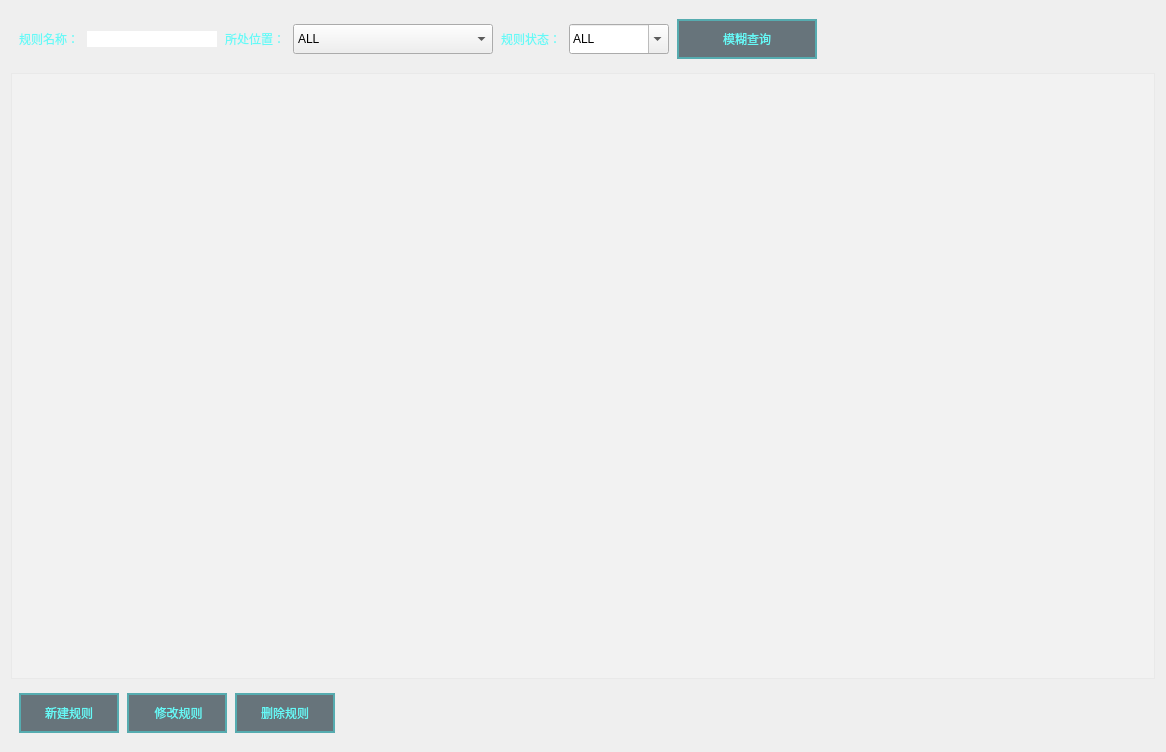
<?xml version="1.0" encoding="UTF-8"?>
<ui version="4.0">
 <class>RuleManage</class>
 <widget class="QWidget" name="RuleManage">
  <property name="geometry">
   <rect>
    <x>0</x>
    <y>0</y>
    <width>1166</width>
    <height>752</height>
   </rect>
  </property>
  <property name="windowTitle">
   <string>Form</string>
  </property>
  <property name="styleSheet">
   <string notr="true">#RuleManage{
border-image: url(:/widget/调距桨背景.png);
}

QGroupBox{
	background-color: rgba(16, 57, 70, 1);
	border: 0px solid rgb(111, 255, 255);
	margin-top:3.3ex;
	color: rgba(102, 249, 247, 1);
	font: 12pt &quot;微软雅黑&quot;;
}

QGroupBox::title{
	subcontrol-origin: margin;
	subcontrol-position: top center;
	background-color: rgba(19, 67, 79, 1);
	padding: 7 1000px;
}

QLineEdit{
	background-color: rgba(255, 255, 255,0.2);
	border-width:0;
	border-style:outset;
	color: rgba(102, 249, 247, 1);
	font: 12pt &quot;微软雅黑&quot;;
}

QLabel{
	color: rgba(102, 249, 247, 1);
	font: 12pt &quot;微软雅黑&quot;;
}

QRadioButton{
	color: rgba(102, 249, 247, 1);
	font: 12pt &quot;微软雅黑&quot;;
}

QRadioButton::indicator{
	border-color: rgba(255, 255, 255,0);
	background:transparent;
}


QRadioButton::indicator:checked{
	border-image:url(:/widget/images/green.png)
}

QRadioButton::indicator:unchecked{
	border-image:url(:/widget/images/unchecked.png)
}

QPushButton{
	border: 2px solid rgba(61, 255, 255,0.4);
	background-color: rgba(12, 34, 45, 0.6);
	font: 12pt &quot;微软雅黑&quot;;
	color: rgba(102, 249, 247, 1);
	text-align：center;
}

QPushButton::disabled{
	border: 0px;
	color: rgba(102, 249, 247, 0.3);
	text-align：center;
}

QPushButton::pressed{
	border: 2px solid rgba(61, 255, 255,0.8);
	background-color: rgba(12, 34, 45, 1);
	font: 12pt &quot;微软雅黑&quot;;
}

QPushButton::hover{
	border: 2.5px solid rgba(61, 255, 255,0.8);
	background-color: rgba(12, 34, 45, 0.6);
	font: 75 12pt &quot;微软雅黑&quot;;
}

QDoubleSpinBox{
	border: 0px solid rgba(61, 255, 255,0.4);
	background-color: rgba(255, 255, 255, 0.2);
	font: 12pt &quot;Times New Roman&quot;;
	color: rgba(102, 249, 247, 1);
	text-align：center;
	padding-left:10px;
}


QTabWidget{
	background-color: rgba(19, 67, 79, 1);
	border-color: rgba(19, 67, 79, 1);
	border:0px;
	margin:0px;
}

QTabWidget::pane{
	border:0px;
	margin:0px;
}

QTabWidget::tab-bar {
	left: 2px;
	border:0px;
	margin:0px;
}

QTabBar::tab:first {
	background-color: rgba(11, 49, 61, 1);
	border-color: rgba(11, 49, 61, 1);
	color: rgba(102, 249, 247, 1);
	min-width: 4em;
	min-height:1em;
}
QTabBar::tab {
	font: 12pt &quot;微软雅黑&quot;;
	background-color: rgba(11, 49, 61, 255);
	border-color: rgba(11, 49, 61, 255);
	color: rgba(102, 249, 247, 1);
	min-width: 4em;
	min-height:1em;
}

QTabBar::tab:first:selected {
	min-width: 4em;
	min-height:1em;
}

QTabBar::tab:selected {
margin-bottom:0.2em;
}

QTabBar::tab:!selected{
	min-width: 4em;
	min-height:1em;
}

</string>
  </property>
  <layout class="QVBoxLayout" name="verticalLayout">
   <item>
    <layout class="QHBoxLayout" name="horizontalLayout_11">
     <property name="spacing">
      <number>8</number>
     </property>
     <property name="leftMargin">
      <number>8</number>
     </property>
     <property name="topMargin">
      <number>8</number>
     </property>
     <property name="rightMargin">
      <number>8</number>
     </property>
     <property name="bottomMargin">
      <number>8</number>
     </property>
     <item>
      <widget class="QLabel" name="label_34">
       <property name="text">
        <string>规则名称：</string>
       </property>
      </widget>
     </item>
     <item>
      <widget class="QLineEdit" name="lineEdit_RuleName">
       <property name="maximumSize">
        <size>
         <width>130</width>
         <height>16777215</height>
        </size>
       </property>
       <property name="styleSheet">
        <string notr="true">QLineEdit{
	background-color: rgba(255, 255, 255,1);
	border-width:0;
	border-style:outset;
	
	color: rgb(0, 0, 0);
	font: 12pt &quot;微软雅黑&quot;;
}</string>
       </property>
      </widget>
     </item>
     <item>
      <widget class="QLabel" name="label">
       <property name="text">
        <string>所处位置：</string>
       </property>
      </widget>
     </item>
     <item>
      <widget class="QComboBox" name="comboBox_SignalPos">
       <property name="minimumSize">
        <size>
         <width>200</width>
         <height>30</height>
        </size>
       </property>
       <property name="currentIndex">
        <number>0</number>
       </property>
       <item>
        <property name="text">
         <string>ALL</string>
        </property>
       </item>
       <item>
        <property name="text">
         <string>液压系统</string>
        </property>
       </item>
       <item>
        <property name="text">
         <string>中心控制箱</string>
        </property>
       </item>
       <item>
        <property name="text">
         <string>机旁控制箱</string>
        </property>
       </item>
       <item>
        <property name="text">
         <string>备用泵电机启动箱</string>
        </property>
       </item>
       <item>
        <property name="text">
         <string>提升泵电机启动箱</string>
        </property>
       </item>
      </widget>
     </item>
     <item>
      <widget class="QLabel" name="label_36">
       <property name="text">
        <string>规则状态：</string>
       </property>
      </widget>
     </item>
     <item>
      <widget class="QComboBox" name="Cmb_RuleState">
       <property name="minimumSize">
        <size>
         <width>100</width>
         <height>30</height>
        </size>
       </property>
       <property name="editable">
        <bool>true</bool>
       </property>
       <property name="currentText">
        <string>ALL</string>
       </property>
       <item>
        <property name="text">
         <string>ALL</string>
        </property>
       </item>
       <item>
        <property name="text">
         <string>禁用</string>
        </property>
       </item>
       <item>
        <property name="text">
         <string>启用</string>
        </property>
       </item>
      </widget>
     </item>
     <item>
      <widget class="QPushButton" name="Btn_KnowledgeBaseSelect">
       <property name="minimumSize">
        <size>
         <width>140</width>
         <height>40</height>
        </size>
       </property>
       <property name="text">
        <string>模糊查询</string>
       </property>
      </widget>
     </item>
     <item>
      <spacer name="horizontalSpacer_11">
       <property name="orientation">
        <enum>Qt::Horizontal</enum>
       </property>
       <property name="sizeHint" stdset="0">
        <size>
         <width>40</width>
         <height>20</height>
        </size>
       </property>
      </spacer>
     </item>
    </layout>
   </item>
   <item>
    <widget class="QTableWidget" name="tableWidget_KnowledgeBase">
     <property name="styleSheet">
      <string notr="true">background-color: rgba(255, 255, 255,0.2);</string>
     </property>
     <property name="selectionBehavior">
      <enum>QAbstractItemView::SelectRows</enum>
     </property>
     <property name="wordWrap">
      <bool>true</bool>
     </property>
    </widget>
   </item>
   <item>
    <layout class="QHBoxLayout" name="horizontalLayout_8">
     <property name="spacing">
      <number>8</number>
     </property>
     <property name="leftMargin">
      <number>8</number>
     </property>
     <property name="topMargin">
      <number>8</number>
     </property>
     <property name="rightMargin">
      <number>8</number>
     </property>
     <property name="bottomMargin">
      <number>8</number>
     </property>
     <item>
      <widget class="QPushButton" name="Btn_KnowledgeBaseCreat">
       <property name="minimumSize">
        <size>
         <width>100</width>
         <height>40</height>
        </size>
       </property>
       <property name="text">
        <string>新建规则</string>
       </property>
      </widget>
     </item>
     <item>
      <widget class="QPushButton" name="Btn_KnowledgeBaseAlter">
       <property name="minimumSize">
        <size>
         <width>100</width>
         <height>40</height>
        </size>
       </property>
       <property name="text">
        <string> 修改规则</string>
       </property>
      </widget>
     </item>
     <item>
      <widget class="QPushButton" name="Btn_KnowledgeBaseDelete">
       <property name="minimumSize">
        <size>
         <width>100</width>
         <height>40</height>
        </size>
       </property>
       <property name="text">
        <string>删除规则</string>
       </property>
      </widget>
     </item>
     <item>
      <spacer name="horizontalSpacer_8">
       <property name="orientation">
        <enum>Qt::Horizontal</enum>
       </property>
       <property name="sizeHint" stdset="0">
        <size>
         <width>40</width>
         <height>20</height>
        </size>
       </property>
      </spacer>
     </item>
    </layout>
   </item>
  </layout>
 </widget>
 <resources/>
 <connections/>
</ui>
